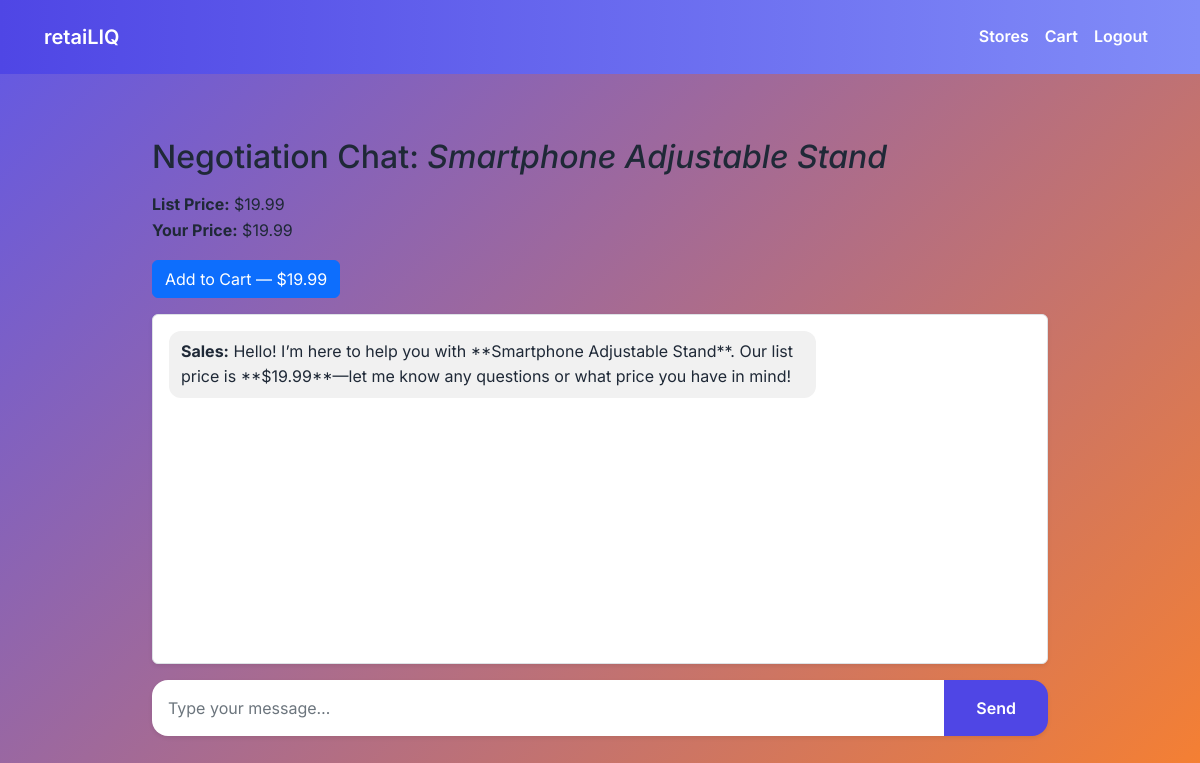
/chat/2 (signed in), run on the app's committed database.
### models.py (models this page shows)
class Product(db.Model):
    __tablename__ = 'product'
    id              = db.Column(db.Integer, primary_key=True)
    name            = db.Column(db.String(150), nullable=False)
    price           = db.Column(db.Float, nullable=False)
    max_discount    = db.Column(db.Float, nullable=False)
    description     = db.Column(db.Text,    nullable=True)
    justification   = db.Column(db.Text,    nullable=True)
    other_discounts = db.Column(db.Text,    nullable=True)
    store_id        = db.Column(db.Integer, db.ForeignKey('store.id'), nullable=False)
    store           = db.relationship('Store', back_populates='products')
    sessions        = db.relationship('ChatSession', back_populates='product', lazy=True)

class ChatSession(db.Model):
    __tablename__   = 'chat_session'
    id              = db.Column(db.Integer, primary_key=True)
    user_id         = db.Column(db.Integer, db.ForeignKey('user.id'),   nullable=False)
    product_id      = db.Column(db.Integer, db.ForeignKey('product.id'),nullable=False)
    active          = db.Column(db.Boolean, default=True)
    handed_to_human = db.Column(db.Boolean, default=False)
    created_at      = db.Column(db.DateTime, default=datetime.utcnow)
    user            = db.relationship('User',    back_populates='sessions', lazy=True)
    product         = db.relationship('Product', back_populates='sessions', lazy=True)
    messages        = db.relationship('Message', back_populates='session', lazy=True)
    current_price = db.Column(db.Float, nullable=False)

class Message(db.Model):
    __tablename__ = 'message'
    id         = db.Column(db.Integer, primary_key=True)
    session_id = db.Column(db.Integer, db.ForeignKey('chat_session.id'), nullable=False)
    role       = db.Column(db.String(10), nullable=False)   # 'user','assistant','admin','system'
    content    = db.Column(db.Text,        nullable=False)
    timestamp  = db.Column(db.DateTime,    server_default=db.func.current_timestamp(), nullable=False)
    session    = db.relationship('ChatSession', back_populates='messages', lazy=True)

### chat_routes.py (the view, shortened to what this page needs)
@chat_bp.route('/chat/<int:product_id>')
def chat_page(product_id):
    if 'user_id' not in session:
        flash("Please log in to negotiate.", "warning")
        return redirect(url_for('auth.login'))
    user    = User.query.get_or_404(session['user_id'])
    product = Product.query.get_or_404(product_id)
    cs = ChatSession.query.filter_by(
        user_id=user.id,
        product_id=product.id,
        active=True
    ).first()
    messages = (
        Message.query
               .filter_by(session_id=cs.id)
               .order_by(Message.timestamp)
               .all()
    )
    return render_template(
        'chat.html',
        product=product,
        messages=messages,
        chat_session=cs,
        current_price=cs.current_price
    )

### templates/chat.html (shortened to what this page needs)
{% extends "base.html" %}
{% block content %}
  <div class="container py-4">
    <h2 class="mb-3">Negotiation Chat: <em>{{ product.name }}</em></h2>
    <p>
      <strong>List Price:</strong> ${{ "%.2f"|format(product.price) }}<br>
      <strong>Your Price:</strong>
      <span id="your-price">${{ "%.2f"|format(current_price) }}</span>
    </p>
    <button id="cart-btn" class="btn btn-primary mb-3">
      Add to Cart — ${{ "%.2f"|format(current_price) }}
    </button>
    <div id="chat-display"
         class="border rounded p-3 mb-3"
         style="height:350px; overflow-y:auto;">
      {% for m in messages %}
        {% if m.role == 'user' %}
          <div class="message message-user">
            <strong>You:</strong> {{ m.content|replace('\n','<br>')|safe }}
          </div>
        {% elif m.role == 'assistant' %}
          <div class="message message-assistant">
            <strong>Sales:</strong> {{ m.content|replace('\n','<br>')|safe }}
          </div>
        {% elif m.role == 'admin' %}
          <div class="message message-admin">
            <strong>Admin:</strong> {{ m.content|replace('\n','<br>')|safe }}
          </div>
        {% endif %}
      {% endfor %}
    </div>
    <div class="input-group mb-4">
      <input type="text" id="user-input"
             class="form-control"
             placeholder="Type your message…">
      <button id="send-btn" class="btn btn-success">Send</button>
    </div>
  </div>
{% endblock %}

### static/style.css (style rules this page uses)
:root { --primary: #4f46e5; --primary-light: #818cf8; --bg-light: #f9fafb; --bg-dark: #111827; --text-dark: #1f2937; --text-light: #4b5563; --shadow: rgba(0, 0, 0, 0.08); --radius: 1rem; --spacing: 1rem; --font-sans: 'Inter', sans-serif; }
* { box-sizing: border-box; margin: 0; padding: 0; }
body { font-family: var(--font-sans); background: linear-gradient( 135deg, rgba(79, 70, 229, 0.9), rgba(249, 115, 22, 0.9) ); color: var(--text-dark); line-height: 1.6; padding-bottom: 2rem; }
.container { max-width: 960px; margin: 0 auto; padding: var(--spacing); }
#chat-display { display: flex; flex-direction: column; gap: 0.5rem; background: #fff; border-radius: var(--radius); padding: var(--spacing); box-shadow: 0 2px 4px var(--shadow); }
.input-group { box-shadow: 0 2px 4px var(--shadow); border-radius: var(--radius); overflow: hidden; }
.input-group .form-control { border: none; padding: var(--spacing); }
.input-group .btn { background: var(--primary); color: #fff; border: none; padding: var(--spacing) 2rem; font-weight: 600; transition: background 0.2s ease; }

### templates/chat.html (style rules this page uses)
.message { padding: 8px 12px; margin-bottom: 8px; border-radius: 12px; max-width: 75%; clear: both; }
.message-assistant { background-color: #F1F1F1; float: left; text-align: left; }

### data on the page
Product: name "Smartphone Adjustable Stand", price "19.99"
ChatSession: current_price "19.99"
Message: content "Hello! I’m here to help you with **Smartphone Adjustable Stand**. Our list price is **$19.99**—let me know any questions or what price you have in mind!"
